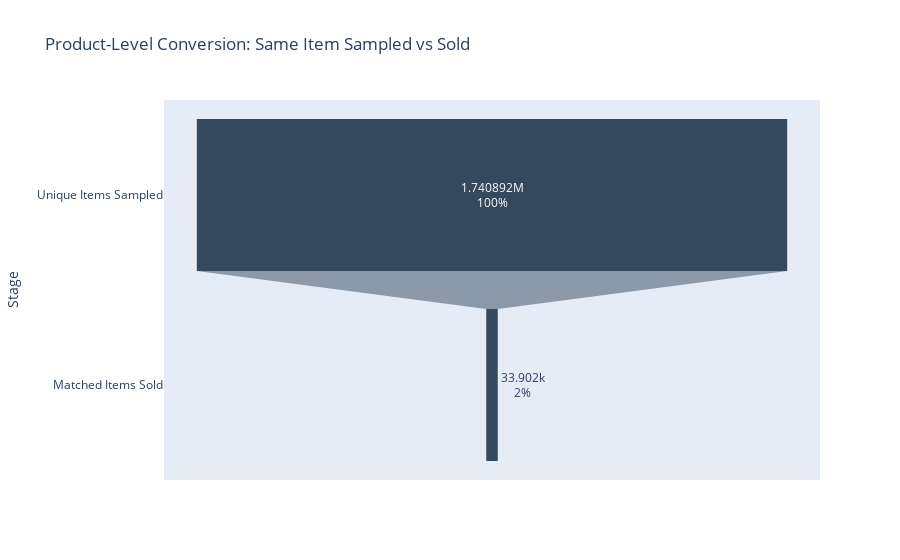

Notebook code cell kept with this figure:
### Code cell
# Product-Level Conversion: Same Item Sampled vs Sold

sample_pairs = df_master[df_master['type'] == 'SAMPLE'][['trade_account_id', 'item_number']].drop_duplicates()
sale_pairs = df_master[df_master['type'] == 'SALE'][['trade_account_id', 'item_number']].drop_duplicates()
matched_pairs = pd.merge(sample_pairs, sale_pairs, on=['trade_account_id', 'item_number'], how='inner')

matched_funnel_data = pd.DataFrame({
    'Stage': ['Unique Items Sampled', 'Matched Items Sold'],
    'Count': [len(sample_pairs), len(matched_pairs)]
})

fig_matched = px.funnel(
    matched_funnel_data, 
    x='Count', 
    y='Stage',
    title='Product-Level Conversion: Same Item Sampled vs Sold',
    color_discrete_sequence=['#34495E', '#D4AC0D']
)
fig_matched.update_traces(textinfo="value+percent initial")
fig_matched.show()

### Figure 1 — Plotly figure (JSON) as saved in the notebook; plotly's stock layout.template omitted (floating-point values rounded to 4 significant figures)
{"data": [{"hovertemplate": "Count=%{x}<br>Stage=%{y}<extra></extra>", "legendgroup": "", "marker": {"color": "#34495E"}, "name": "", "orientation": "h", "showlegend": false, "textinfo": "value+percent initial", "type": "funnel", "x": [1740892, 33902], "xaxis": "x", "y": ["Unique Items Sampled", "Matched Items Sold"], "yaxis": "y"}], "layout": {"legend": {"tracegroupgap": 0}, "title": {"text": "Product-Level Conversion: Same Item Sampled vs Sold"}, "xaxis": {"anchor": "y", "domain": [0, 1], "title": {"text": "Count"}}, "yaxis": {"anchor": "x", "domain": [0, 1], "title": {"text": "Stage"}}}}
